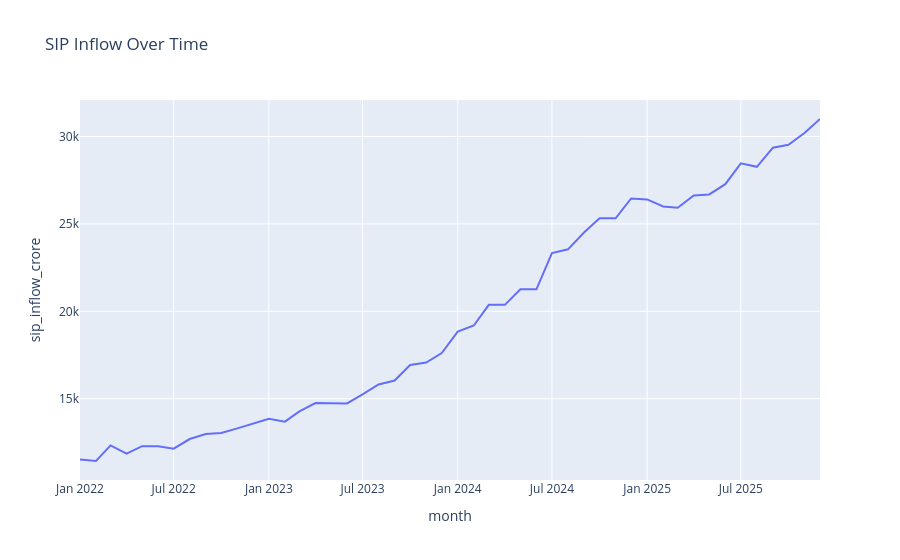

The notebook cell saved with this chart:
### Code cell
fig = px.line(
    sip,
    x='month',
    y='sip_inflow_crore',
    title='SIP Inflow Over Time'
)

fig.show()
